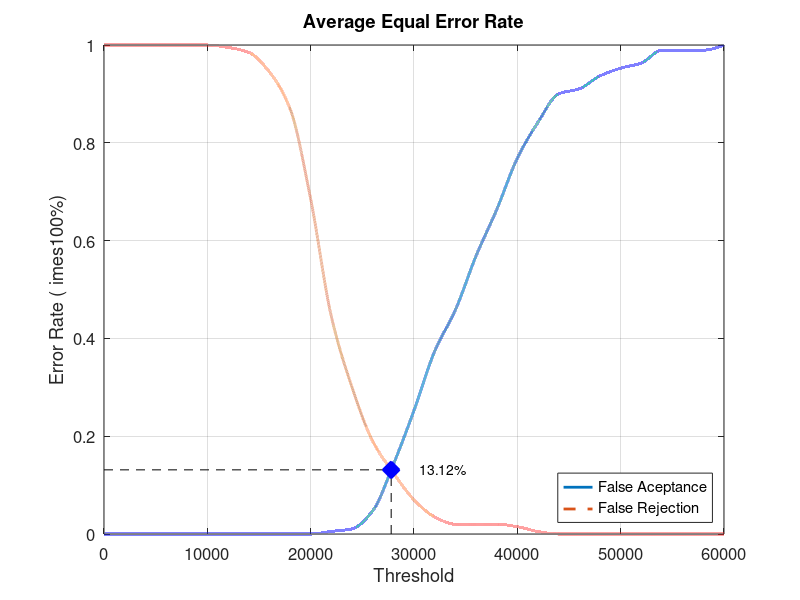
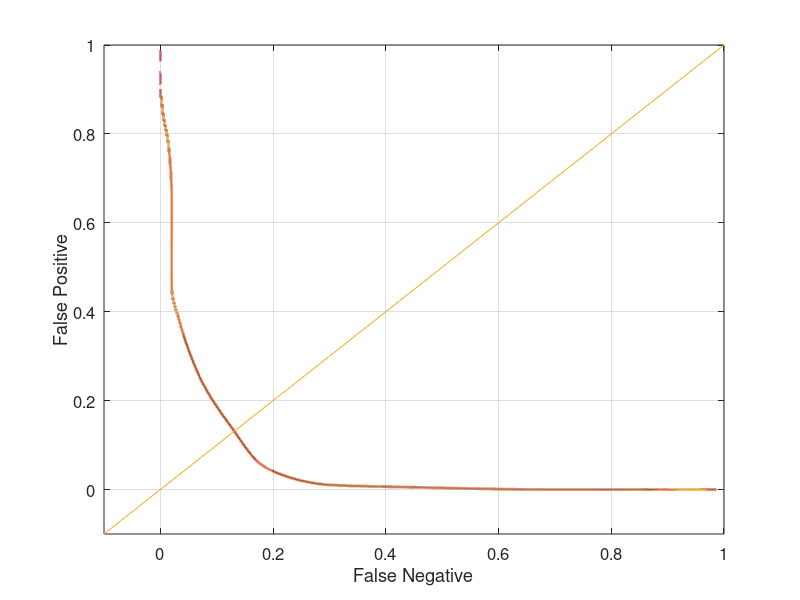

Here is the MATLAB script that generated these plots, in order:
close all;
clear;
clc;
x = 0:2000:60000;
xq = 0:0.5:60000;

y0 = [0 0 0 0 0 0 0 0 0 0 0 0.00526316 0.0105263 0.0473684 0.142105 0.252632 0.373684 0.457895 0.568421 0.663158 0.768421 0.842105 0.9 0.910526 0.936842 0.952632 0.963158 0.989474 0.989474 0.989474 1]
yy0 = interp1(x, y0, xq, 'pchip');
y1 = [1 1 1 1 1 1 0.995 0.985 0.945 0.87 0.685 0.445 0.3 0.19 0.125 0.07 0.035 0.02 0.02 0.02 0.015 0.005 0 0 0 0 0 0 0 0 0]
yy1 = interp1(x, y1, xq, 'pchip');

% Calculating EER: 
y2 = abs(y0 - y1);
find(y2 == min(y2))
yy2 = abs(yy0 - yy1);
xEER = find(yy2 == min(yy2));
xEERIndex = xq(xEER) % X-axis EER
yEER = yy0(xEER) % Y-axis EER

main = figure
plot(xq, yy0,'-','LineWidth', 2);	hold on
plot(xq, yy1,'--','LineWidth', 2);	hold on
plot([xEERIndex xEERIndex], [0 yEER], 'k--');	hold on
plot([0 xEERIndex], [yEER yEER], 'k--');	hold on
plot(xEERIndex, yEER, 'bx', 'LineWidth', 10);	hold on
text(xEERIndex + 10 * xEERIndex / 100, yEER, [num2str(round((10000 * yEER)) / 100) '%'])
legend('False Aceptance', 'False Rejection', 'Location', 'SouthEast')
xlabel('Threshold')
ylabel('Error Rate (	imes100%)')
title('Average Equal Error Rate')
set(gca, 'FontSize', 12)
axis([0 60000 0 1])
grid on

print(main, 'Database4_4Main', '-dpng');
FNRxFPR = figure('Color', [1 1 1]);
plot(yy1, yy0, '-', yy1, yy0, 'LineWidth', 2);
hold on
y = -0.1:0.1:1
plot(y, y); 
set(gca, 'FontSize', 12)
xlabel('False Negative')
ylabel('False Positive')
axis([-0.1 1 -0.1 1])
set(gca, 'FontSize', 12)
grid on

print(FNRxFPR, 'Database4_4FNRxFPR','-dpng');
